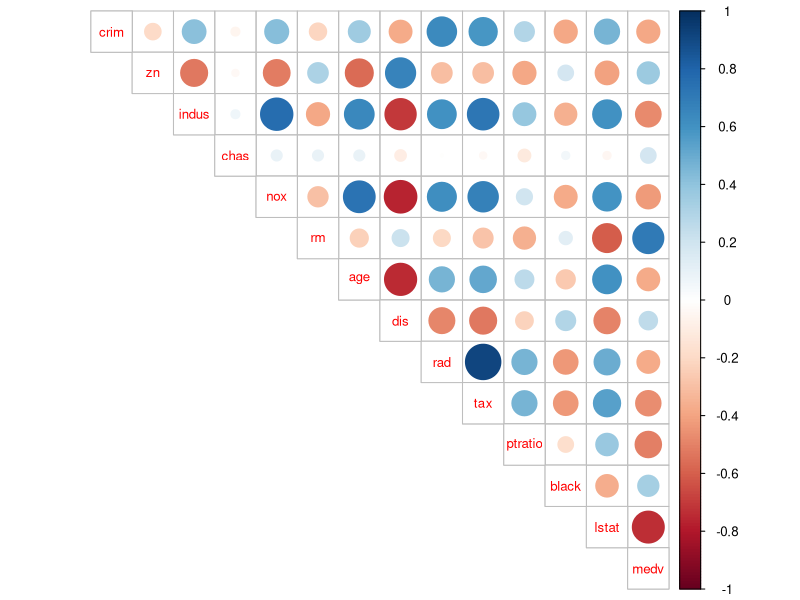
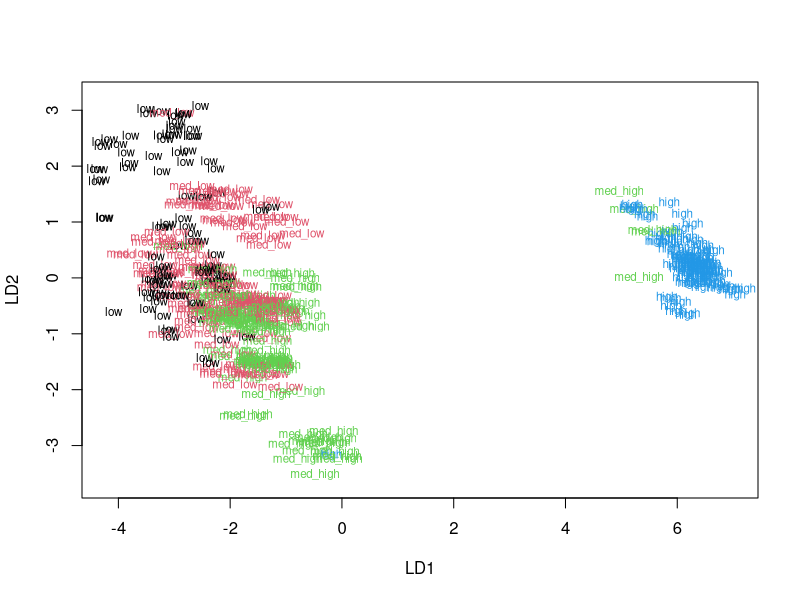
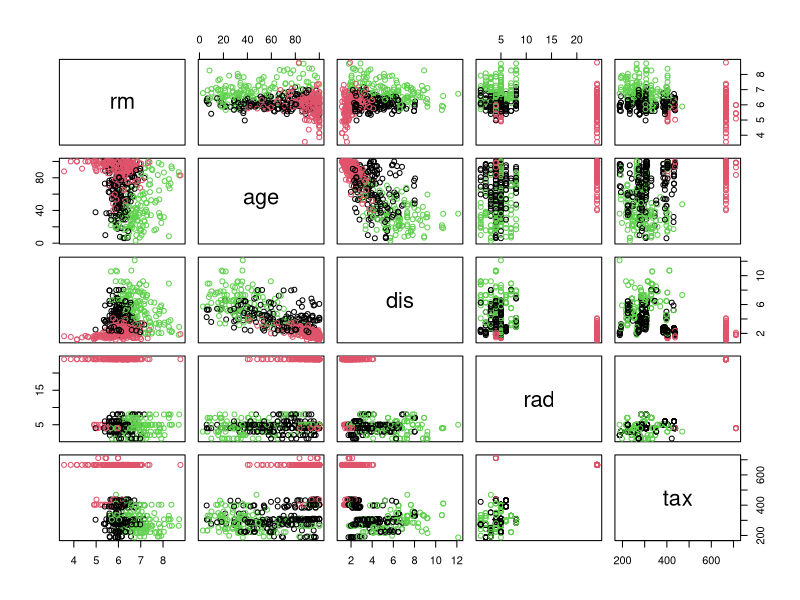
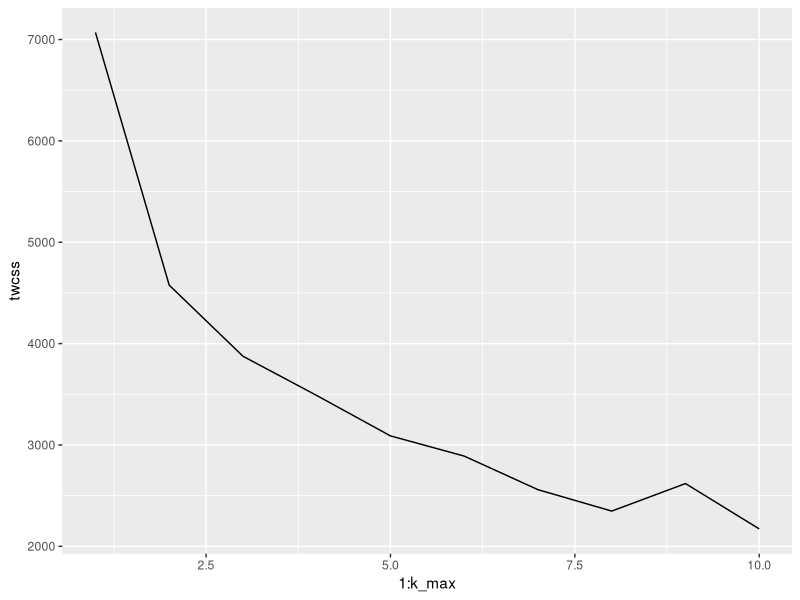
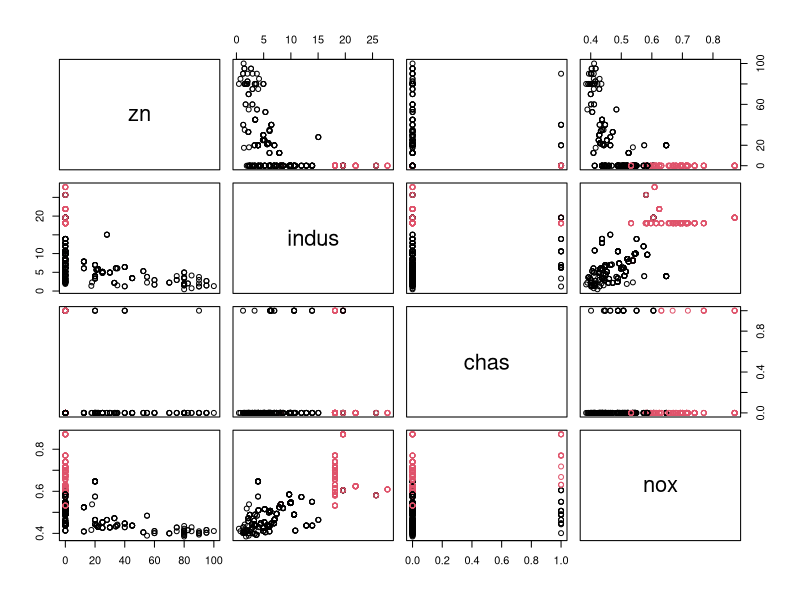
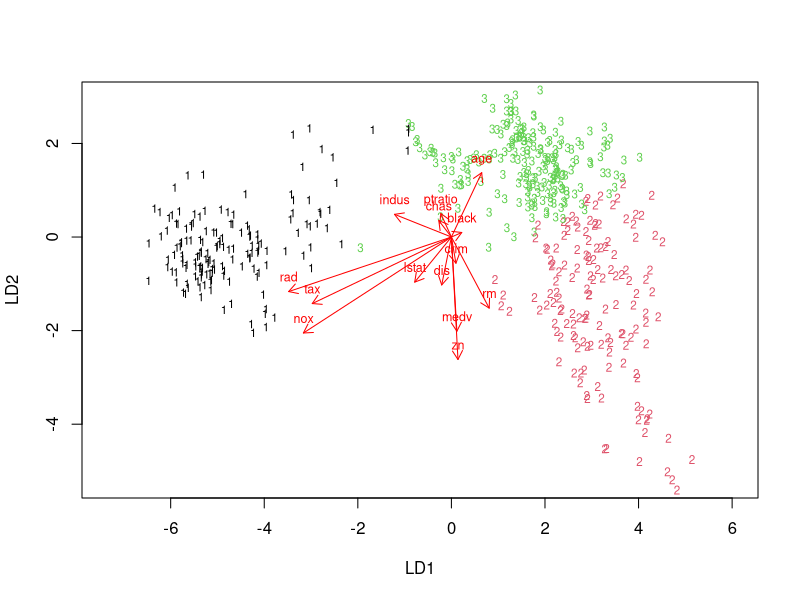

The R source for these figures, in order:
## ---- chunk 1
library(MASS)

# loading
data("Boston")

# exploring
dim(Boston)
str(Boston)
head(Boston)
## ---- chunk 2
head(Boston)
summary(Boston)

## ---- chunk 3
library(dplyr)
library(corrplot)

cor_matrix<-cor(Boston) 

cor_matrix <- cor_matrix %>% round(digits=2) 
cor_matrix

# plot the correlation matrix
corrplot(cor_matrix, method="circle",type="upper",tl.pos = "d",tl.cex = 0.8)
## ---- chunk 4

# mean scaling
boston_scaled <- scale(Boston)

summary(boston_scaled)
class(boston_scaled)

# scaled data(boston_scaled) is a matrix so we are changin to a data frame
boston_scaled <- as.data.frame(boston_scaled)


## ---- chunk 5

# create the quantile bins
bins <- quantile(boston_scaled$crim)
bins

# assign names to the bins and cut the data based on those bins which are the quantiles
crime <- cut(boston_scaled$crim, breaks = bins, include.lowest = TRUE,labels=c("low","med_low","med_high","high"))

#  remove the original crime data and replace it with the one we just created, so the crime values are now the classes
boston_scaled <- dplyr::select(boston_scaled, -crim)

boston_scaled <- data.frame(boston_scaled, crime)
## ---- chunk 6

# we obtain the number of rows to use for sampling 
n <- nrow(boston_scaled)

# sample 80 percent of the data, i.e. you have the row indices here
ind <- sample(n,  size = n * 0.8)

# based on those indices we choose our training set
train <- boston_scaled[ind,]

# the rest is the test data 
test <- boston_scaled[-ind,]

# we know the correct classes from our test set
correct_classes <- test$crime

# remove the crime classes, so that we replace them with the predicted values from the next steps
test <- dplyr::select(test, -crime)

## ---- chunk 7
# lda
lda.fit <- lda(crime ~ . , data = train)

lda.fit

# plot the lda results
classes <- as.numeric(train$crime)
plot(lda.fit, dimen = 2,col = classes,pch=classes)


## ---- chunk 8
lda.pred <- predict(lda.fit, newdata = test)

# cross tabulate the results
table(correct = correct_classes, predicted = lda.pred$class)

## ---- chunk 9
library(ggplot2)

data('Boston')
boston_scaled <- scale(Boston)

# euclidean distance matrix
dist_eu <- dist(boston_scaled)
summary(dist_eu)

# k-means clustering
km <-kmeans(boston_scaled, centers = 3)

pairs(Boston[6:10], col = km$cluster)


# determine the number of clusters
k_max <- 10

# calculate the total within sum of squares
twcss <- sapply(1:k_max, function(k){kmeans(boston_scaled, k)$tot.withinss})

# visualize the results
qplot(x = 1:k_max, y = twcss, geom = 'line')

# k-means clustering
km2 <-kmeans(boston_scaled, centers = 2)
pairs(Boston[2:5], col = km2$cluster)

## ---- chunk 10
set.seed(80)
# k-means clustering
km2 <-kmeans(boston_scaled, centers = 3,iter.max=20)

boston_scaled <- data.frame(boston_scaled, cluster=km2$cluster)

# linear discriminant analysis
ldaWithKm <- lda(cluster ~ . , data = boston_scaled)
ldaWithKm

# the function for lda biplot arrows: function copied from datacamp exercise
lda.arrows <- function(x, myscale = 1, arrow_heads = 0.1, color = "red", tex = 0.75, choices = c(1,2)){
  heads <- coef(x)
  arrows(x0 = 0, y0 = 0, 
         x1 = myscale * heads[,choices[1]], 
         y1 = myscale * heads[,choices[2]], col=color, length = arrow_heads)
  text(myscale * heads[,choices], labels = row.names(heads), 
       cex = tex, col=color, pos=3)
}

# plot the lda results
plot(ldaWithKm, dimen = 2,col = boston_scaled$cluster)
lda.arrows(ldaWithKm, myscale = 3)

